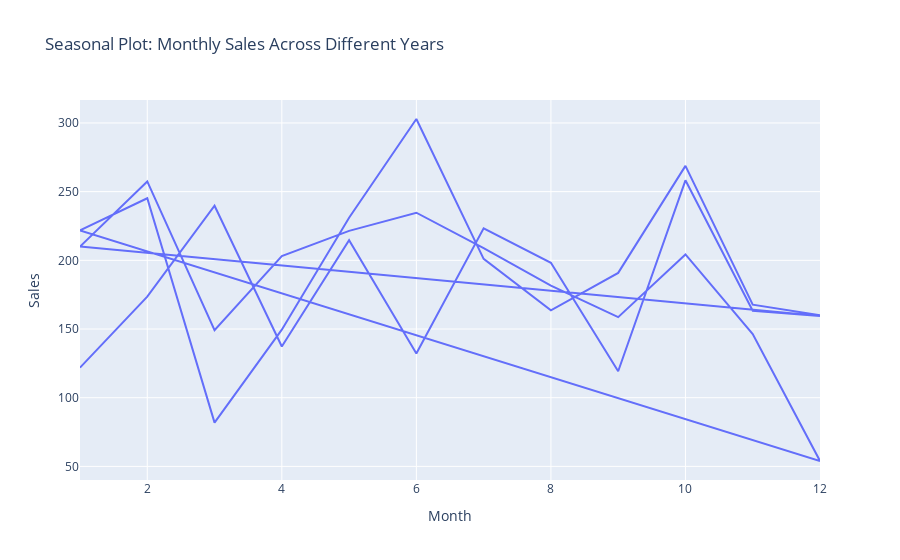

The notebook cell this image was saved under:
### Code cell
# seasonal plot
def interactive_seasonal_plot():
    months = np.tile(np.arange(1, 13), 3)
    years = np.repeat([2022, 2023, 2024], 12)
    monthly_sales = np.random.normal(loc=200, scale=50, size=36)
    data_seasonal = pd.DataFrame({'Month':months, 'Years':years, 'Sales':monthly_sales})

    fig = px.line(data_seasonal, x='Month', y='Sales', title="Seasonal Plot: Monthly Sales Across Different Years")
    fig.show()

interactive_seasonal_plot()

### Figure 1 — Plotly figure (JSON) as saved in the notebook; plotly's stock layout.template omitted (floating-point values rounded to 4 significant figures)
{"data": [{"hovertemplate": "Month=%{x}<br>Sales=%{y}<extra></extra>", "legendgroup": "", "line": {"color": "#636efa", "dash": "solid"}, "marker": {"symbol": "circle"}, "mode": "lines", "name": "", "orientation": "v", "showlegend": false, "type": "scatter", "x": [1, 2, 3, 4, 5, 6, 7, 8, 9, 10, 11, 12, 1, 2, 3, 4, 5, 6, 7, 8, 9, 10, 11, 12, 1, 2, 3, 4, 5, 6, 7, 8, 9, 10, 11, 12], "xaxis": "x", "y": [121.9, 173.5, 239.7, 137.3, 214.7, 132.2, 223.3, 198.2, 119.2, 258.2, 163.3, 159.5, 210.0, 257.4, 149.2, 203.1, 221.4, 234.7, 208.8, 181.6, 158.6, 204.3, 146.4, 53.93, 221.8, 245.2, 81.85, 149.5, 231.0, 302.9, 201.0, 163.6, 190.9, 268.7, 167.7, 160.0], "yaxis": "y"}], "layout": {"legend": {"tracegroupgap": 0}, "title": {"text": "Seasonal Plot: Monthly Sales Across Different Years"}, "xaxis": {"anchor": "y", "domain": [0, 1], "title": {"text": "Month"}}, "yaxis": {"anchor": "x", "domain": [0, 1], "title": {"text": "Sales"}}}}
